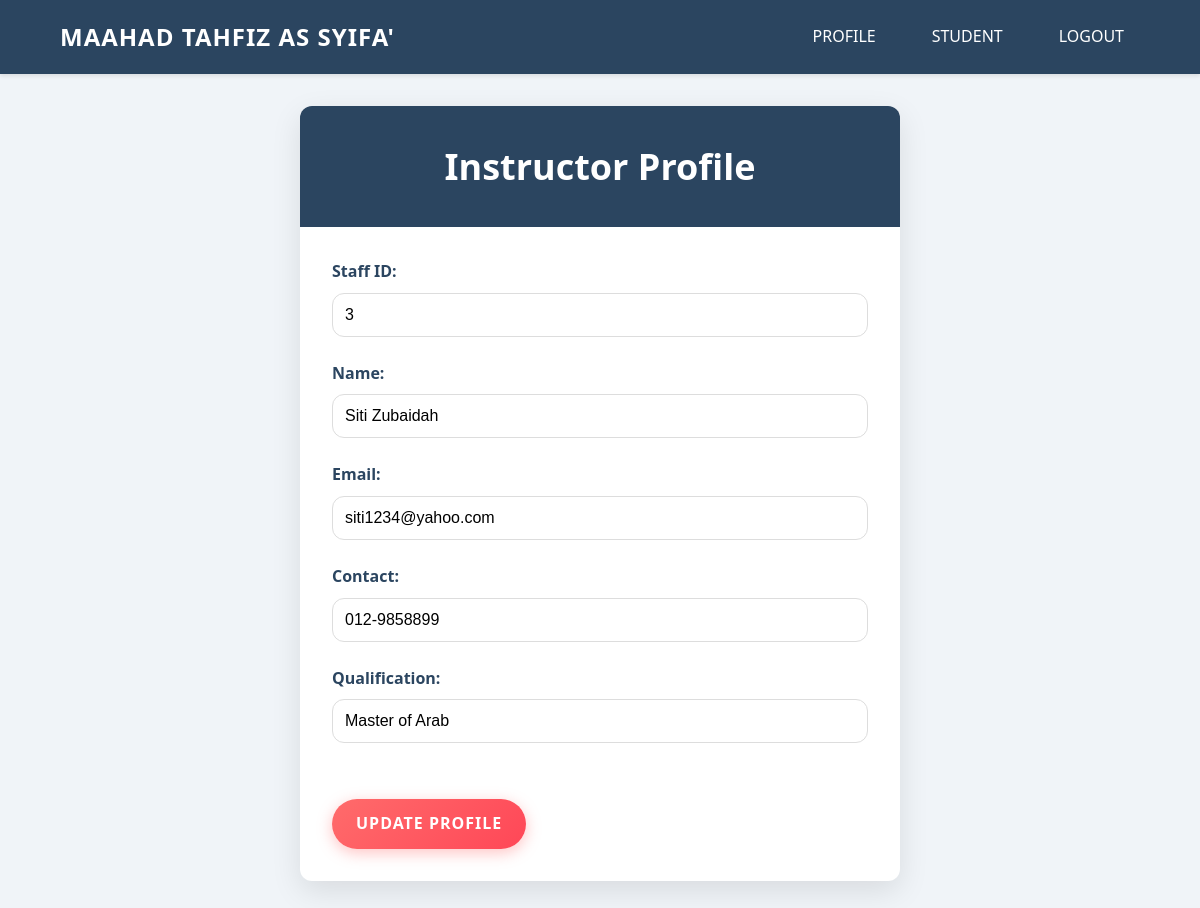
/instructorProfile.php (signed in), run on the app's committed database.
### tables this page shows
CREATE TABLE `staff` (
  `staffID` varchar(10) NOT NULL,
  `staffName` varchar(30) NOT NULL,
  `staffEmail` varchar(30) NOT NULL,
  `staffContact` varchar(12) NOT NULL,
  `qualification` varchar(30) NOT NULL,
  `staffRole` varchar(30) NOT NULL,
  `staffPass` varchar(255) NOT NULL
);

### instructorProfile.php (the view, shortened to what this page needs)
<?php
include_once "instructorHeader.php";
require_once "db_connection.php";
$instructorID = $_SESSION['userID'];
$staffID = "";
$staffName = "";
$staffEmail = "";
$staffContact = "";
$qualification = "";
$errorMessages = [];
$query = "SELECT staffID, staffName, staffEmail, staffContact, qualification FROM staff WHERE staffID = ?";
$stmt = $conn->prepare($query);
$stmt->bind_param("s", $instructorID);
$stmt->execute();
$result = $stmt->get_result();
if ($result->num_rows > 0) {
    $instructor = $result->fetch_assoc();
    $staffID = $instructor['staffID'];
    $staffName = $instructor['staffName'];
    $staffEmail = $instructor['staffEmail'];
    $staffContact = $instructor['staffContact'];
    $qualification = $instructor['qualification'];
} else {
    $errorMessages[] = "Instructor not found.";
}
?>
<!DOCTYPE html>
<html lang="en">
<head>
</head>
<body>
    <div class="profile-container">
        <div class="profile-header">
            <h2>Instructor Profile</h2>
        </div>
        <div class="profile-content">
            <div class="form-group">
                <label for="staffID">Staff ID:</label>
                <input type="text" id="staffID" name="staffID" value="<?php echo htmlspecialchars($staffID); ?>" readonly>
            </div>
            <div class="form-group">
                <label for="staffName">Name:</label>
                <input type="text" id="staffName" name="staffName" value="<?php echo htmlspecialchars($staffName); ?>" readonly>
            </div>
            <div class="form-group">
                <label for="staffEmail">Email:</label>
                <input type="email" id="staffEmail" name="staffEmail" value="<?php echo htmlspecialchars($staffEmail); ?>" readonly>
            </div>
            <div class="form-group">
                <label for="staffContact">Contact:</label>
                <input type="text" id="staffContact" name="staffContact" value="<?php echo htmlspecialchars($staffContact); ?>" readonly>
            </div>
            <div class="form-group">
                <label for="qualification">Qualification:</label>
                <input type="text" id="qualification" name="qualification" value="<?php echo htmlspecialchars($qualification); ?>" readonly>
            </div>
            <a href="instructorUpdate.php" class="btn-update">Update Profile</a>
        </div>
    </div>
</body>
</html>

### instructorHeader.php (style rules this page uses)
:root { --primary-color: #2b4560; --secondary-color: #ffffff; --hover-color: #3a5f81; --background-color: #f0f4f8; }
* { margin: 0; padding: 0; box-sizing: border-box; }
body { font-family: 'Segoe UI', Tahoma, Geneva, Verdana, sans-serif; background-color: var(--background-color); line-height: 1.6; }

### instructorProfile.php (style rules this page uses)
:root { --primary-color: #2b4560; --secondary-color: #ffffff; --accent-color: #ff6b6b; --text-color: #333; --border-radius: 12px; --background-color: #f0f4f8; }
body { font-family: 'Segoe UI', Tahoma, Geneva, Verdana, sans-serif; background-color: var(--background-color); margin: 0; padding: 0; line-height: 1.6; }
.profile-container { max-width: 600px; margin: 2rem auto; background: var(--secondary-color); border-radius: var(--border-radius); box-shadow: 0 10px 30px rgba(0, 0, 0, 0.1); overflow: hidden; }
.profile-header { background-color: var(--primary-color); color: var(--secondary-color); padding: 2rem; text-align: center; font-size: 1.5em; }
.profile-content { padding: 2rem; }
.form-group { margin-bottom: 1.5rem; }
label { display: block; margin-bottom: 0.5rem; color: var(--primary-color); font-weight: 600; }
input[type="text"], input[type="email"] { width: 100%; padding: 0.75rem; border: 1px solid #ddd; border-radius: var(--border-radius); font-size: 1em; transition: border-color 0.3s ease; }
.btn-update { background: linear-gradient(135deg, var(--accent-color), #ff4757); color: var(--secondary-color); padding: 0.75rem 1.5rem; border: none; border-radius: 50px; cursor: pointer; font-size: 1em; font-weight: 600; text-transform: uppercase; letter-spacing: 1px; transition: all 0.3s ease; align-self: center; margin-top: 2rem; box-shadow: 0 4px 15px rgba(255, 107, 107, 0.4); text-decoration: none; display: inline-block; text-align: center; }

### data on the page
staff: staffID "3", staffName "Siti Zubaidah", staffEmail "siti1234@yahoo.com", staffContact "012-9858899", qualification "Master of Arab"
